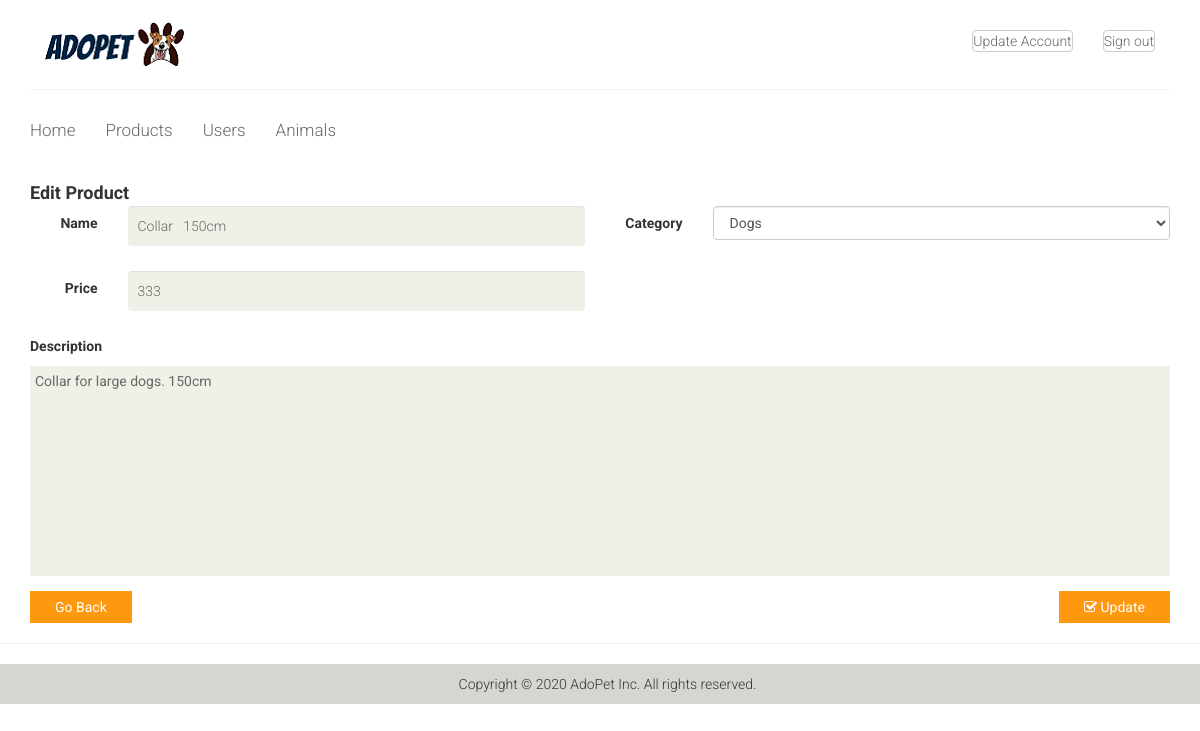
Screenshot of /admin/products_edit_modal.php?id=2 (signed in) with the database file from the repository.
### tables this page shows
CREATE TABLE IF NOT EXISTS `products` (
  `id` int(11) NOT NULL AUTO_INCREMENT,
  `category_id` int(11) NOT NULL,
  `name` text NOT NULL,
  `description` text NOT NULL,
  `price` double NOT NULL,
  `photo` varchar(200) NOT NULL,
  `date_view` date DEFAULT NULL,
  `counter` int(11) DEFAULT NULL,
  PRIMARY KEY (`id`)
);

### admin/products_edit_modal.php (the view, shortened to what this page needs)
  <?php include 'includes/session.php';
  ?>
<?php
$id = $_GET["id"];
$conn = $pdo->open();
$stmt = $conn->prepare("SELECT * FROM products WHERE id=:id");
			$stmt->execute(['id'=>$id]);
	    $product = $stmt->fetch();
      $name = $product['name'];
      $category = $product['category_id'];
      $price = $product['price'];
      $description = $product['description'];
      $catid = $category;
?>
<?php include 'includes/header.php'; ?>
<body>
<div class="wrapper">
<?php include 'includes/navbar.php'; ?>
  <?php include 'includes/menubar.php'; ?>
		</div>
<div class="content-wrapper">
<div class="container">
<div class="signup-form" id="edit">
<h4 class="modal-title"><b>Edit Product</b></h4>
              <form class="form-horizontal" method="POST" action="products_edit.php">
                <div class="form-group">
                  <label for="edit_name" class="col-sm-1 control-label">Name</label>
                  <div class="col-sm-5">
                    <input type="text" class="form-control" id="edit_name" name="name" value="<?php echo $name;?>">  </div>
                  <label for="edit_category" class="col-sm-1 control-label">Category</label>
                  <div class="col-sm-5">
                    <select class="form-control" id="edit_category" name="category" value="<?php echo $category;?>">
                      <?php
                        $conn = $pdo->open();
                        $stmt = $conn->prepare("SELECT * FROM category");
                        $stmt->execute();
                        foreach($stmt as $crow){
                          $selected = ($crow['id'] == $catid) ? 'selected' : '';
                          echo "
                            <option value='".$crow['id']."' ".$selected.">".$crow['name']."</option>
                          ";
                        }
                      ?>
                    </select>
                  </div>
                </div>
                <div class="form-group">
                  <label for="edit_price" class="col-sm-1 control-label">Price</label>
                  <div class="col-sm-5">
                    <input type="text" class="form-control" id="edit_price" name="price" value="<?php echo $price;?>">
                  </div>
                </div>
                <p><b>Description</b></p>
                <div class="form-group">
                  <div class="col-sm-12">
                    <textarea id="editor2" name="description" rows="10" cols="80"><?php echo $description;?></textarea>
                  </div>
                </div>
			      	<button  onclick="history.back()" type="button" class="btn btn-default btn-flat pull-left" ><i class="fa fa-close"></i>Go Back</button>
              <button type="submit" class="btn btn-success btn-flat pull-right" name="edit"><i class="fa fa-check-square-o"></i> Update</button>
            	</form>
</div>
</div>
</div>
<hr>
<?php include 'includes/footer.php'; ?>
</body>
</html>

### css/main.css (style rules this page uses)
body { font-family: 'Roboto', sans-serif; position: relative; font-weight: 400px; }
h1, h2, h3, h4, h5, h6 { font-family: 'Roboto', sans-serif; }
.login-form form , .signup-form form input { background: #F0F0E9; border: medium none; color: #696763; display: block; font-family: 'Roboto', sans-serif; font-size: 14px; font-weight: 300; height: 40px; margin-bottom: 10px; outline: medium none; padding-left: 10px; width: 100%; }
.login-form form button, .signup-form form button { background: #FE980F; border: medium none; border-radius: 0; color: #FFFFFF; display: block; font-family: 'Roboto', sans-serif; padding: 6px 25px; }
.user_info input, select, textarea { background: #F0F0E9; border: 0; color: #696763; padding: 5px; width: 100%; border-radius: 0; resize: none }

### rows the page displays
products: name "Collar 150cm", price "333", description "Collar for large dogs. 150cm"

### other values shown
form field category "Dogs"
